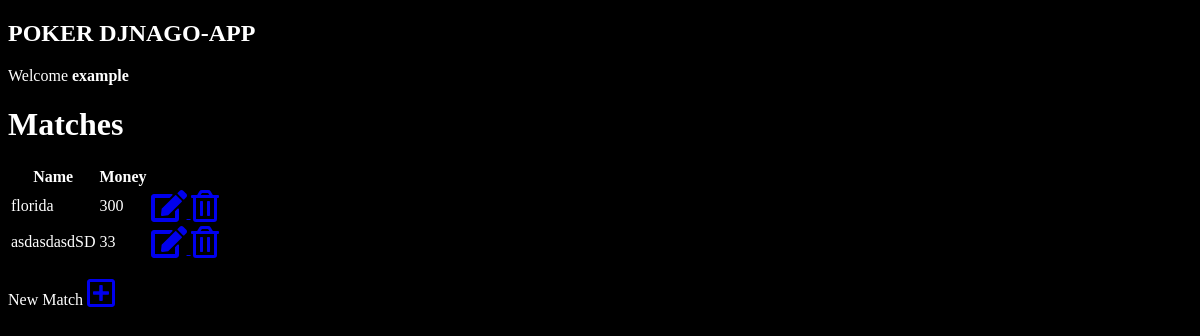
The page /crud/1 on the database as committed earlier.
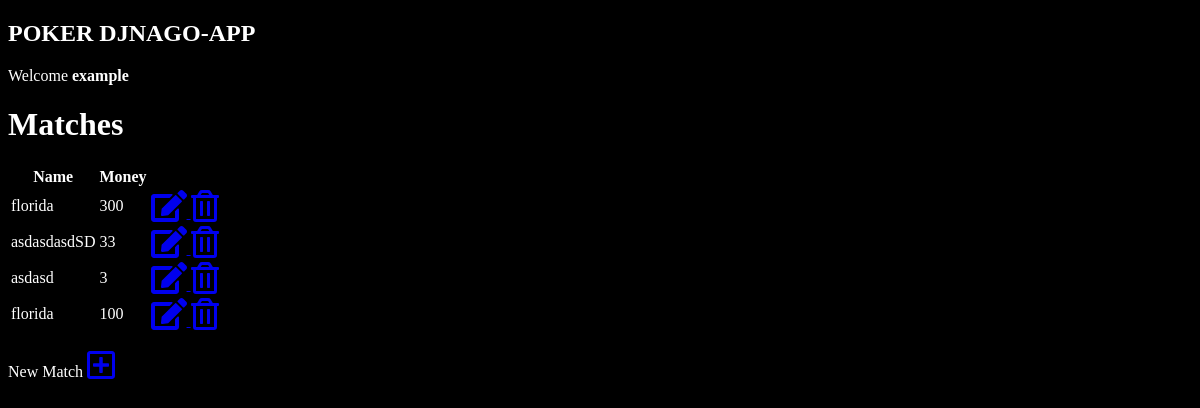
The same page on the database as committed later.
### pokerApp/models.py (models this page shows, shortened)
class Player(models.Model):  # extends model
    id = models.AutoField(primary_key=True)
    name = models.CharField(max_length=60)
    surname = models.CharField(max_length=60)
    password = models.CharField(max_length=30, default="pestillo01")
    nick = models.CharField(max_length=30, unique=True)
    email = models.EmailField(unique=True)
    age = models.IntegerField(default=20)
    country = models.CharField(max_length=30)
    money = models.IntegerField(default=20, blank=True, null=True)
    matches = models.ManyToManyField('Match', default=None, blank=True, null=True)
    avatar = models.ImageField(upload_to=upload_image, default=None, blank=True, null=True)

class Match(models.Model):
    id = models.AutoField(primary_key=True)
    name = models.CharField(max_length=60)
    money = models.IntegerField()
    date = models.DateField(auto_now=True)

### pokerApp/views.py (the view)
# urls.py: path('crud/<int:id>', crud, name="crud"),
def crud(request, id):
    current_player = Player.objects.get(id=id)
    matches = Match.objects.all()
    ctx = {
        'current_player' : current_player,
        'matches' : matches
    }
    return render(request, 'crud.html', ctx)

### templates/crud.html (shortened to what this page needs)
{% extends 'base.html' %}
{% block current_player %}Welcome <b> {{current_player.nick}}</b>{% endblock current_player %}
{% block content %}
    <h1>Matches</h1>
     <table>
            <thead>
                <tr>
                    <th>Name</th>
                    <th>Money</th>
                </tr>
            </thead>
            <tbody>
                {% for match in matches %}
                <tr>
                    <td>{{match.name}}</td>
                    <td>{{match.money}}</td>
                    <td><a href="{% url 'edit_match' current_player.id match.id %}" alt="edit car" title="edit car">
                            <i class="fas fa-edit fa-2x"></i>
                        </a>
                        <a href="{% url 'delete_match' current_player.id match.id %}">
                            <i class="far fa-trash-alt fa-2x"></i>
                        </a></td>
                </tr>
                {% endfor %}
            </tbody>
        </table>
        <p>New Match
            <a href="{% url 'add_match' current_player.id %}"><i class="far fa-plus-square fa-2x"></i></a>
        </p>
{% endblock content %}

### templates/base.html (shortened to what this page needs)
<!DOCTYPE html>
<html lang="en">
{% load static %}
<head>
    <link rel="stylesheet" href="{% static 'css/styles.css' %}" type="text/css">
</head>
<header>
    <h2>POKER DJNAGO-APP</h2>
    <p class="current_player">{% block current_player %}
    {% endblock current_player %}
</header>
<body>
{% block content %}
{% endblock content %}
</body>
</html>

### static/css/styles.css (style rules this page uses)
:root { --color-back: #000000; --color: #ffffff }
html { background-color: var(--color-back); color: var(--color); }

Rows that differ between the two databases and show on the page:
added Match: name "asdasd", money "3"
added Match: name "florida", money "100"
